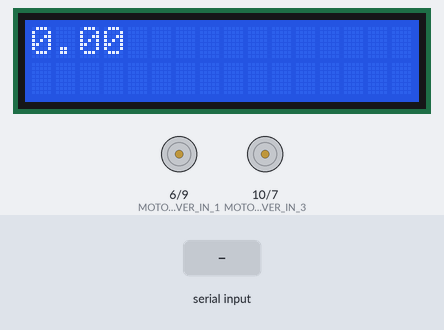
Bench run of a sketch on a simulated Arduino Uno, built with avr-gcc and run on an emulated ATmega328P. Parts: 16×2 character LCD, motor-driver pin pairs drawn as motors (green arrow = first pin HIGH = forward, orange = second pin HIGH = backward, longer = more drive, scaled by the enable pin). The inputs (shaded band) are chosen by the test bench.

Above: at 1.2 s.
1.3 s: "w" received over Serial
At 2.5 s:
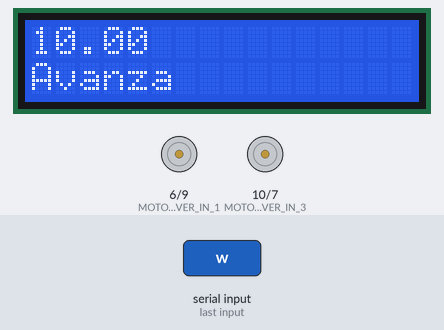
2.8 s: "s" received over Serial
At 3.7 s:
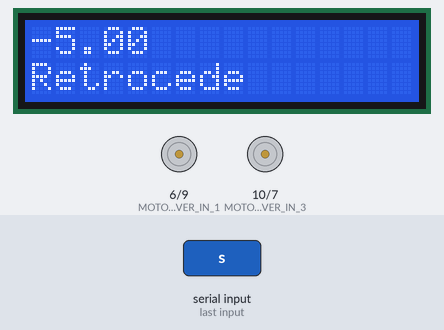
4.3 s: "a" received over Serial
At 4.8 s:
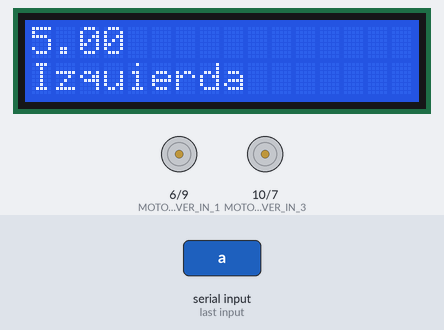
5.8 s: "d" received over Serial
At 7.1 s:
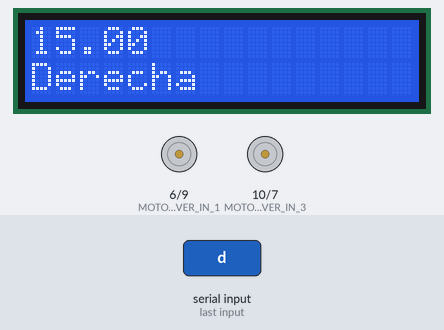
Timing chart, 0 to 8.3 s (numbered marks = the images above; inputs shaded):
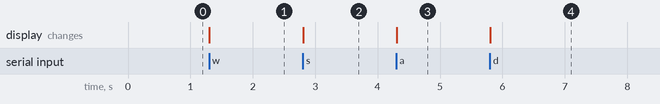

The sketch:

CodiCotxe.ino
```cpp
#include <LiquidCrystal.h>
//#include <SoftawareSerial.h>
//LED
#define PIN_LED 2
//PANTALLA
LiquidCrystal lcd(12, 11, 5, 4, 3, 2);
// Motor: direction of rotation
#define FORWARD 0
#define BACKWARD 1
// Motor driver interface
#define MOTOR_DRIVER_IN_1 6
#define MOTOR_DRIVER_IN_2 9
#define MOTOR_DRIVER_IN_3 10
#define MOTOR_DRIVER_IN_4 7
#define MOTOR_DRIVER_ENABLE1 8
#define MOTOR_DRIVER_ENABLE2 13
//Bluetooth
#define PIN_RX 0
#define PIN_TX 1
//SoftwareSerial blue(PIN_TX, PIN_RX);
//Variables
char letra;
float motorVelocity;
bool motor_rotation;
int targetVelocity = 120;
void setup() {
  pinMode(MOTOR_DRIVER_IN_1, OUTPUT);
  pinMode(MOTOR_DRIVER_IN_2, OUTPUT);
  pinMode(MOTOR_DRIVER_IN_3, OUTPUT);
  pinMode(MOTOR_DRIVER_IN_4, OUTPUT);
  pinMode(MOTOR_DRIVER_ENABLE1, OUTPUT);
  pinMode(MOTOR_DRIVER_ENABLE2, OUTPUT);
  pinMode(PIN_RX, INPUT);
  pinMode(PIN_TX, OUTPUT);

  //blue.begin(9600);
  Serial.begin(9600);
  lcd.begin(16, 2);

  //Inicialització
  digitalWrite(MOTOR_DRIVER_IN_1, LOW);
  digitalWrite(MOTOR_DRIVER_IN_2, LOW);
  digitalWrite(MOTOR_DRIVER_IN_3, LOW);
  digitalWrite(MOTOR_DRIVER_IN_4, LOW);
  analogWrite(MOTOR_DRIVER_ENABLE1, 0);
  analogWrite(MOTOR_DRIVER_ENABLE2, 0);


  motor_rotation = FORWARD;
  motorVelocity = 120;
  letra = 'z';
}

void loop() {
  lcd.setCursor(0, 0);
  lcd.print(motorVelocity - 120);
  if (Serial.available() > 0) {
    letra = Serial.read();
  }
  switch (letra) {
    case 'w':  // Avanzar
      if (motorVelocity < 255) {
        motorVelocity += 10;
      }
      lcd.clear();
      lcd.setCursor(0, 1);
      lcd.print("Avanza");
      analogWrite(MOTOR_DRIVER_ENABLE1, (motorVelocity / 3));  // Velocidad máxima
      analogWrite(MOTOR_DRIVER_ENABLE2, (motorVelocity / 3));
      digitalWrite(MOTOR_DRIVER_IN_1, HIGH);
      digitalWrite(MOTOR_DRIVER_IN_2, LOW);
      digitalWrite(MOTOR_DRIVER_IN_3, HIGH);
      digitalWrite(MOTOR_DRIVER_IN_4, LOW);
      break;
    case 's':  // Retroceder
      if (motorVelocity > 14) {
        motorVelocity -= 15;
      } else {
        motorVelocity = 0;
      }
      lcd.clear();
      lcd.setCursor(0, 1);
      lcd.print("Retrocede");
      analogWrite(MOTOR_DRIVER_ENABLE1, (motorVelocity / 3));  // Velocidad máxima
      analogWrite(MOTOR_DRIVER_ENABLE2, (motorVelocity / 3));
      digitalWrite(MOTOR_DRIVER_IN_1, LOW);
      digitalWrite(MOTOR_DRIVER_IN_2, HIGH);
      digitalWrite(MOTOR_DRIVER_IN_3, LOW);
      digitalWrite(MOTOR_DRIVER_IN_4, HIGH);
      break;
    case 'a':  // Girar a la izquierda
      if (motorVelocity < 255) {
        motorVelocity += 10;
      }
      lcd.clear();
      lcd.setCursor(0, 1);
      lcd.print("Izquierda");
      analogWrite(MOTOR_DRIVER_ENABLE1, (motorVelocity / 3));  // Velocidad máxima
      analogWrite(MOTOR_DRIVER_ENABLE2, (motorVelocity / 3));
      digitalWrite(MOTOR_DRIVER_IN_1, LOW);
      digitalWrite(MOTOR_DRIVER_IN_2, HIGH);
      digitalWrite(MOTOR_DRIVER_IN_3, HIGH);
      digitalWrite(MOTOR_DRIVER_IN_4, LOW);
      break;
    case 'd':  // Girar a la derecha
      if (motorVelocity < 255) {
        motorVelocity += 10;
      }
      lcd.clear();
      lcd.setCursor(0, 1);
      lcd.print("Derecha");
      analogWrite(MOTOR_DRIVER_ENABLE1, (motorVelocity / 3));  // Velocidad máxima
      analogWrite(MOTOR_DRIVER_ENABLE2, (motorVelocity / 3));
      digitalWrite(MOTOR_DRIVER_IN_1, HIGH);
      digitalWrite(MOTOR_DRIVER_IN_2, LOW);
      digitalWrite(MOTOR_DRIVER_IN_3, LOW);
      digitalWrite(MOTOR_DRIVER_IN_4, HIGH);
      break;
  }
  letra = 'z';
}
```

comm.ino
```cpp
/*
Aquest codi implementa la part d'Arduino d'un protocol de comunicació entre Arduino i Processing
Existeixen tres canals de comunicació bidireccionals entre Arduino i Processing.
Cada canal pot transportar un nombre de 4 xifres

Enviar dades Arduino -> Processsing:

    if ( isConnected ) {
      sendData (channel, value), on:
      }

On,
 - channel: CHANNEL_1, CHANNEL_2 o CHANNEL_3
 - value: número entre 0 i 9999

Rebre dades Processing -> Arduino:

    if ( isConnected ) {
      if ( dataAvailable(channel) ) {
        value = getData(channel)
      }
    }

On,
 - channel: CHANNEL_1, CHANNEL_2 o CHANNEL_3
 - value: número entre 0 i 9999

Veure exemple

Carles Vilella, 2017


#include "comm.h"

// Serial port params
#define SP_BAUDRATE 115200
#define MAX_COMMAND 25    // Maximum length of a command (including TAG + value)
#define COMMAND_LENGTH 2  // Lenght of the TAG

// Variables to receive commands from the PC
char pcCommand[MAX_COMMAND];
int indexCommand;
boolean haveCommand;

// Text buffer to send command to the PC
char tmp_buf[MAX_COMMAND];

// Serial port protocol

// Init communications Command
char sp_GO[] = {'G', 'O', '\0'};       // Power up COMM

// PC -> Arduino: TAGS
char sp_PCtoARD_CMD1[] = {'P', '1', '\0'};      // PC to Arduino Command 1 TAG
char sp_PCtoARD_CMD2[] = {'P', '2', '\0'};      // PC to Arduino Command 2 TAG
char sp_PCtoARD_CMD3[] = {'P', '3', '\0'};      // PC to Arduino Command 3 TAG
// PC -> Arduino: PARAMS
int PCtoARD_param1;
int PCtoARD_param2;
int PCtoARD_param3;
// PC -> Arduino: FLAGS
boolean PCtoARD_flag1;
boolean PCtoARD_flag2;
boolean PCtoARD_flag3;

// Arduino -> PC: TAGS
char sp_ARDtoPC_CMD1[] =   {'A', '1'};  // Arduino to PC Command 1 TAG
char sp_ARDtoPC_CMD2[] =   {'A', '2'};  // Arduino to PC Command 2 TAG
char sp_ARDtoPC_CMD3[] =   {'A', '3'};  // Arduino to PC Command 3 TAG
// Arduino -> PC: TAGS
int ARDtoPC_param1;
int ARDtoPC_param2;
int ARDtoPC_param3;
// Arduino -> PC: FLAGS
boolean ARDtoPC_flag1;
boolean ARDtoPC_flag2;
boolean ARDtoPC_flag3;

boolean isConnected;

void  commSetup() {

  Serial.begin (SP_BAUDRATE);
  indexCommand = 0;
  haveCommand = false;  // We have a command from the PC
  isConnected = false;

  ARDtoPC_flag1 = false;
  ARDtoPC_flag2 = false;
  ARDtoPC_flag3 = false;
  PCtoARD_flag1 = false;
  PCtoARD_flag2 = false;
  PCtoARD_flag3 = false;

}

bool portIsConnected () {
  return (isConnected);
}

void commManager () {

  // Serial port reception of commands from the PC
  while ( ( Serial.available() ) && ( haveCommand == false ) ) {
    pcCommand[indexCommand] = Serial.read();
    if ( pcCommand[indexCommand] == '\n' ) {  // Commands from the PC end with a \n
      haveCommand = true;
    } else {
      ++indexCommand;
    }
  }

  if ( indexCommand == MAX_COMMAND ) {
    indexCommand = 0;
  }

  // PC -> Arduino
  if ( haveCommand ) {
    haveCommand = false;
    if ( ( pcCommand[0] == sp_GO[0] ) && ( pcCommand[1] == sp_GO[1] ) && ( !isConnected ) ) {  // Turn on COM port communications
      isConnected = true;
      Serial.println(sp_GO);
    } else if ( ( pcCommand[0] == sp_PCtoARD_CMD1[0] ) && ( pcCommand[1] == sp_PCtoARD_CMD1[1] ) && ( isConnected ) ) {   // Command 1 received
      PCtoARD_flag1 = true;
      PCtoARD_param1 = (int)((int)(pcCommand[3]-'0')*(int)1000+(int)(pcCommand[4]-'0')*(int)100+(int)(pcCommand[5]-'0')*(int)10+(int)(pcCommand[6]-'0'));
    } else if ( ( pcCommand[0] == sp_PCtoARD_CMD2[0] ) && ( pcCommand[1] == sp_PCtoARD_CMD2[1] ) && ( isConnected ) ) {  // Command 2 received
      PCtoARD_flag2 = true;
      PCtoARD_param2 = (int)((int)(pcCommand[3]-'0')*(int)1000+(int)(pcCommand[4]-'0')*(int)100+(int)(pcCommand[5]-'0')*(int)10+(int)(pcCommand[6]-'0'));
    } else if ( ( pcCommand[0] == sp_PCtoARD_CMD3[0] ) && ( pcCommand[1] == sp_PCtoARD_CMD3[1] ) && ( isConnected ) ) {  // Command 3 received
      PCtoARD_flag3 = true;
      PCtoARD_param3 = (int)((int)(pcCommand[3]-'0')*(int)1000+(int)(pcCommand[4]-'0')*(int)100+(int)(pcCommand[5]-'0')*(int)10+(int)(pcCommand[6]-'0'));
    } else {
    }
    indexCommand = 0;
  }

  // Arduino -> PC
  if ( ARDtoPC_flag1 ) {
      ARDtoPC_flag1 = false;
      sprintf(tmp_buf, "%c%c %d", sp_ARDtoPC_CMD1[0], sp_ARDtoPC_CMD1[1], ARDtoPC_param1);
      Serial.println(tmp_buf);
      }
  if ( ARDtoPC_flag2 ) {
      ARDtoPC_flag2 = false;
      sprintf(tmp_buf, "%c%c %d", sp_ARDtoPC_CMD2[0], sp_ARDtoPC_CMD2[1], ARDtoPC_param2);
      Serial.println(tmp_buf);
      }
  if ( ARDtoPC_flag3 ) {
      ARDtoPC_flag3 = false;
      sprintf(tmp_buf, "%c%c %d", sp_ARDtoPC_CMD3[0], sp_ARDtoPC_CMD3[1], ARDtoPC_param3);
      Serial.println(tmp_buf);
      }

  Serial.flush();

}

void sendData (int channel, int param) {

  if ( channel == CHANNEL_1 ) {
    ARDtoPC_flag1 = true;
    ARDtoPC_param1 = param;
  } else if ( channel == CHANNEL_2 ) {
    ARDtoPC_flag2 = true;
    ARDtoPC_param2 = param;
  } else if ( channel == CHANNEL_3 ) {
    ARDtoPC_flag3 = true;
    ARDtoPC_param3 = param;
  } else {
  }

}

bool dataAvailable (int channel) {

  boolean available;

  available = false;
  if ( channel == CHANNEL_1 ) {
    available = PCtoARD_flag1;
  } else if ( channel == CHANNEL_2 ) {
    available = PCtoARD_flag2;
  } else if ( channel == CHANNEL_3 ) {
    available = PCtoARD_flag3;
  } else {
  }

  return (available);
}

int getData (int channel) {
  int data;

  data = 0;
  if ( ( channel == CHANNEL_1 ) && ( PCtoARD_flag1 == true ) ) {
    data = PCtoARD_param1;
    PCtoARD_flag1 = false;
  } else if ( ( channel == CHANNEL_2 ) && ( PCtoARD_flag2 == true ) ) {
    data = PCtoARD_param2;
    PCtoARD_flag2 = false;
  } else if ( ( channel == CHANNEL_3 ) && ( PCtoARD_flag3 == true ) ) {
    data = PCtoARD_param3;
    PCtoARD_flag3 = false;
  } else {
  }

  return (data);

}*/
```

Measured:
- after the input at 1.3 s, the display: first changes at once (image 1 shows a later state)
- after the input at 2.8 s, the display: first changes at once (image 2 shows a later state)
- after the input at 4.3 s, the display: first changes at once (image 3 shows a later state)
- after the input at 5.8 s, the display: first changes at once (image 4 shows a later state)
